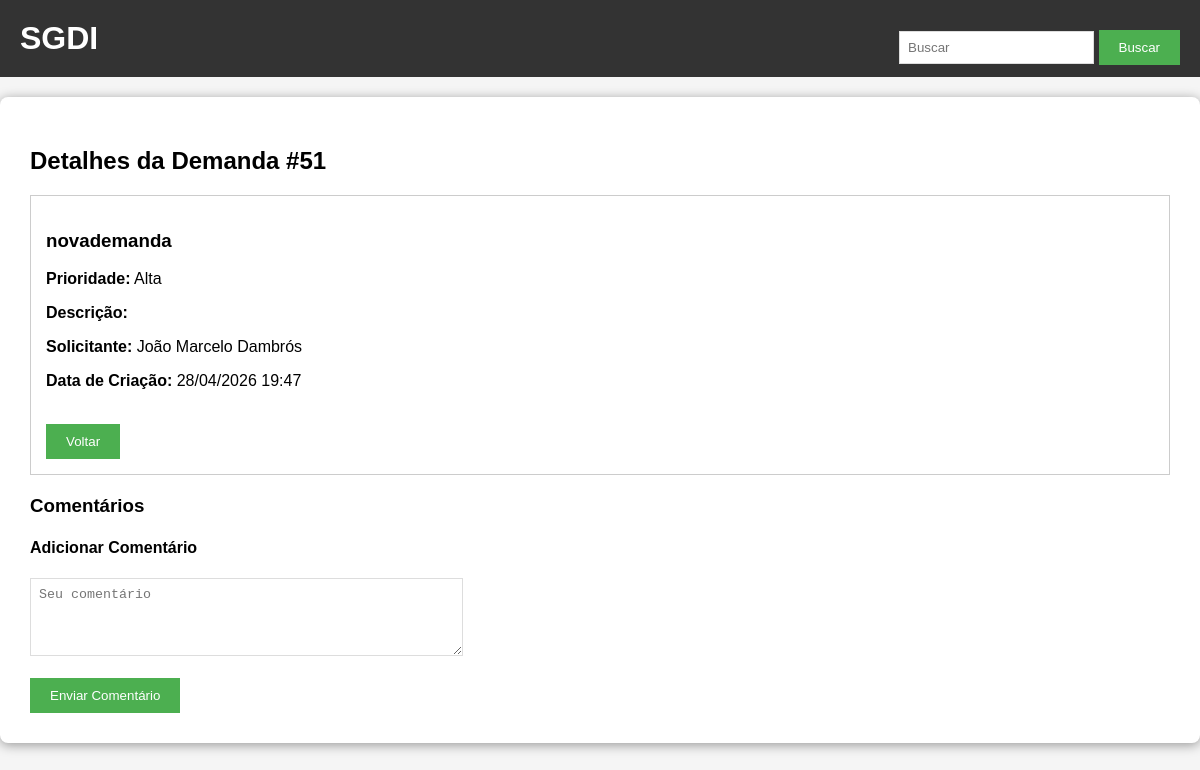
/detalhes/51 (signed in), run on the app's committed database.
### tables this page shows
CREATE TABLE demandas (
        id INTEGER PRIMARY KEY AUTOINCREMENT,
        titulo TEXT,
        descricao TEXT,
        solicitante TEXT,
        data_criacao TEXT,
        id_prioridade INTEGER,
        FOREIGN KEY (id_prioridade) REFERENCES prioridades(id)
    );

CREATE TABLE prioridades (
        id INTEGER PRIMARY KEY AUTOINCREMENT,
        peso INTEGER,
        valor TEXT
    );

### app.py (the view)
@app.route('/detalhes/<id>')
@login_required
def detalhes(id):
    conn = get_db()
    demanda = conn.execute('''
        SELECT d.*, p.valor as prioridade_nome
        FROM demandas d
        LEFT JOIN prioridades p ON d.id_prioridade = p.id
        WHERE d.id=?''', (id,)).fetchone()
    comentarios = conn.execute('SELECT * FROM comentarios WHERE demanda_id=?', (id,)).fetchall()
    conn.close()
    return render_template('detalhes.html', demanda=demanda, comentarios=comentarios)

### app.py (called while the page is built)
def get_db():
    conn = sqlite3.connect('demandas.db')
    conn.row_factory = sqlite3.Row
    return conn

def login_required(f):
    @wraps(f)
    def decorated(*args, **kwargs):
        if 'user_id' not in session:
            flash('Faça login para continuar.', 'warning')
            return redirect(url_for('auth.login'))
        return f(*args, **kwargs)
    return decorated

### templates/detalhes.html (shortened to what this page needs)
{% extends "base.html" %}
{% block content %}
<h2>Detalhes da Demanda #{{ demanda['id'] }}</h2>
<div style="border:1px solid #ccc; padding:15px; margin-bottom:20px;">
    <h3>{{ demanda['titulo'] }}</h3>
    <p><strong>Prioridade:</strong> {{ demanda['prioridade_nome'] }}</p>
    <p><strong>Descrição:</strong></p>
    <p><strong>Solicitante:</strong> {{ demanda['solicitante'] }}</p>
    <p><strong>Data de Criação:</strong> {{ demanda['data_criacao'] }}</p>
    <br>
    <a href="/"><button>Voltar</button></a>
</div>
<h3>Comentários</h3>
<h4>Adicionar Comentário</h4>
<form method="POST" action="/adicionar_comentario/{{ demanda['id'] }}">
    <textarea name="comentario" rows="4" cols="50" placeholder="Seu comentário" required></textarea><br><br>
    <button type="submit">Enviar Comentário</button>
</form>
{% endblock %}

### static/style.css (style rules this page uses)
body { font-family: Arial, sans-serif; background-color: #f5f5f5; padding: 0; margin: 0; }
button { background-color: #4CAF50; color: white; padding: 10px 20px; border: none; cursor: pointer; }
input[type="text"], textarea { padding: 8px; border: 1px solid #ddd; }
textarea { resize: vertical; }

### templates/base.html (style rules this page uses)
body { margin: 0; }

### data on the page
demandas: id "51", titulo "novademanda", solicitante "João Marcelo Dambrós", data_criacao "28/04/2026 19:47"
prioridades: prioridade_nome "Alta"
